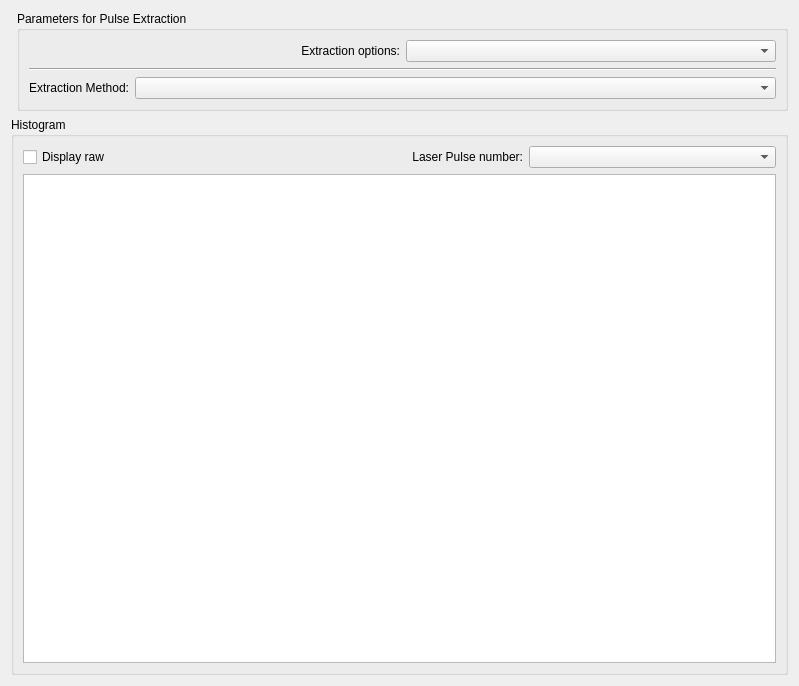
<?xml version="1.0" encoding="UTF-8"?>
<ui version="4.0">
 <class>peqdyne</class>
 <widget class="QWidget" name="peqdyne">
  <property name="geometry">
   <rect>
    <x>0</x>
    <y>0</y>
    <width>799</width>
    <height>686</height>
   </rect>
  </property>
  <property name="windowTitle">
   <string>Form</string>
  </property>
  <layout class="QGridLayout" name="gridLayout">
   <item row="0" column="1">
    <widget class="QGroupBox" name="groupBox_14">
     <property name="title">
      <string>Parameters for Pulse Extraction</string>
     </property>
     <layout class="QGridLayout" name="gridLayout_34">
      <item row="2" column="1">
       <layout class="QGridLayout" name="extraction_param_gridLayout">
        <item row="0" column="1">
         <widget class="QComboBox" name="extract_param_method_comboBox">
          <property name="sizePolicy">
           <sizepolicy hsizetype="Expanding" vsizetype="Fixed">
            <horstretch>0</horstretch>
            <verstretch>0</verstretch>
           </sizepolicy>
          </property>
         </widget>
        </item>
        <item row="0" column="0">
         <widget class="QLabel" name="label_4">
          <property name="text">
           <string>Extraction Method:</string>
          </property>
          <property name="alignment">
           <set>Qt::AlignRight|Qt::AlignTrailing|Qt::AlignVCenter</set>
          </property>
         </widget>
        </item>
       </layout>
      </item>
      <item row="0" column="1">
       <layout class="QGridLayout" name="gridLayout_2">
        <item row="0" column="1">
         <widget class="QComboBox" name="extract_param_analysis_method_comboBox"/>
        </item>
        <item row="0" column="0">
         <widget class="QLabel" name="label_6">
          <property name="text">
           <string>Extraction options:</string>
          </property>
          <property name="alignment">
           <set>Qt::AlignRight|Qt::AlignTrailing|Qt::AlignVCenter</set>
          </property>
         </widget>
        </item>
       </layout>
      </item>
      <item row="1" column="1">
       <widget class="Line" name="line">
        <property name="orientation">
         <enum>Qt::Horizontal</enum>
        </property>
       </widget>
      </item>
     </layout>
    </widget>
   </item>
   <item row="1" column="0" colspan="2">
    <widget class="QGroupBox" name="groupBox_13">
     <property name="title">
      <string>Histogram</string>
     </property>
     <layout class="QGridLayout" name="gridLayout_32">
      <item row="0" column="0">
       <layout class="QGridLayout" name="gridLayout_31">
        <item row="0" column="2">
         <widget class="QComboBox" name="laserpulses_ComboBox"/>
        </item>
        <item row="0" column="1">
         <widget class="QLabel" name="label_38">
          <property name="text">
           <string>Laser Pulse number:</string>
          </property>
          <property name="alignment">
           <set>Qt::AlignRight|Qt::AlignTrailing|Qt::AlignVCenter</set>
          </property>
         </widget>
        </item>
        <item row="0" column="0">
         <widget class="QCheckBox" name="laserpulses_display_raw_CheckBox">
          <property name="enabled">
           <bool>true</bool>
          </property>
          <property name="text">
           <string>Display raw</string>
          </property>
         </widget>
        </item>
        <item row="1" column="0" colspan="3">
         <widget class="PlotWidget" name="laserpulses_PlotWidget"/>
        </item>
       </layout>
      </item>
     </layout>
    </widget>
   </item>
  </layout>
 </widget>
 <customwidgets>
  <customwidget>
   <class>PlotWidget</class>
   <extends>QGraphicsView</extends>
   <header>pyqtgraph</header>
  </customwidget>
 </customwidgets>
 <tabstops>
  <tabstop>extract_param_analysis_method_comboBox</tabstop>
  <tabstop>extract_param_method_comboBox</tabstop>
  <tabstop>laserpulses_display_raw_CheckBox</tabstop>
  <tabstop>laserpulses_ComboBox</tabstop>
  <tabstop>laserpulses_PlotWidget</tabstop>
 </tabstops>
 <resources/>
 <connections/>
</ui>
